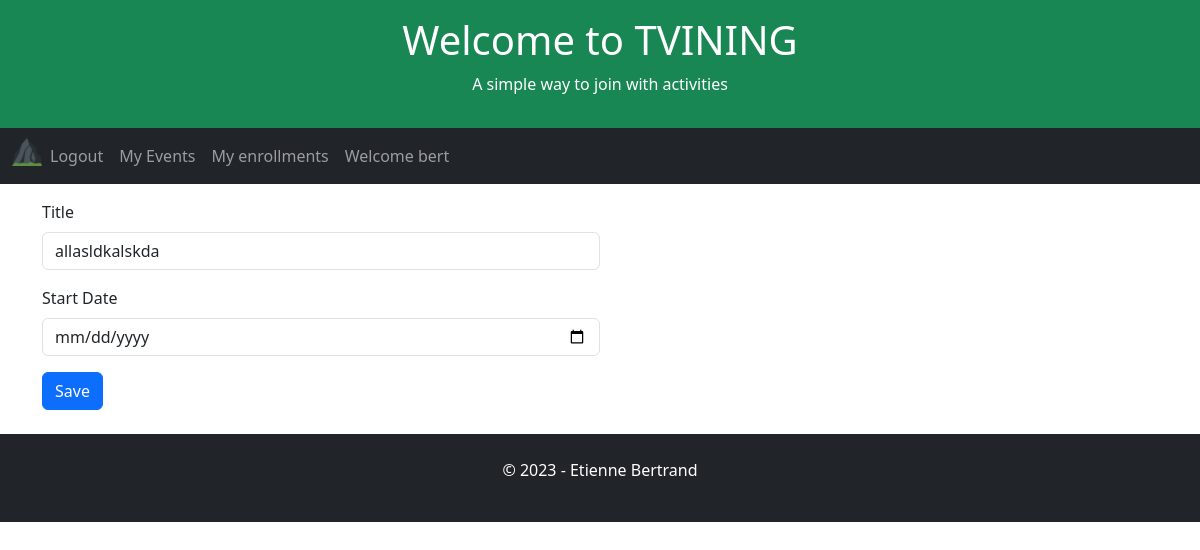
The app's page /event/25 (signed in), older data.
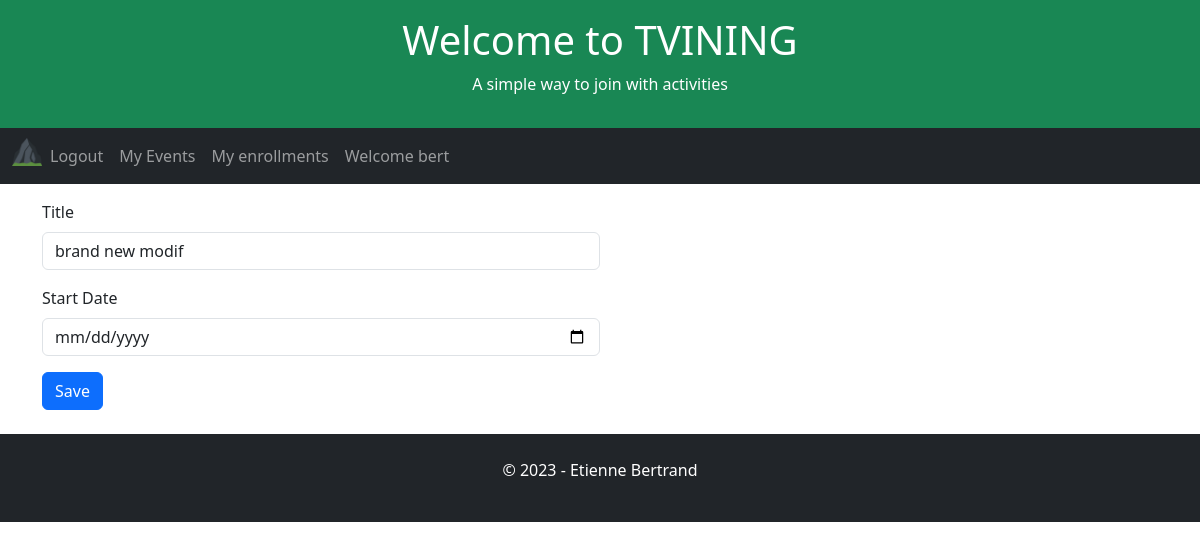
The same page, newer data.
### app/models.py (models this page shows, shortened)
class User(UserMixin, db.Model):
    id = db.Column(db.Integer, primary_key=True)
    username = db.Column(db.String(64), index=True, unique=True)
    email = db.Column(db.String(120), index=True, unique=True)
    password_hash = db.Column(db.String(128))

class Event(db.Model):
    id = db.Column(db.Integer, primary_key=True)
    user_id = db.Column(db.Integer, db.ForeignKey('user.id', name='fk_event_user'), nullable=False)
    title = db.Column(db.String(255), nullable=False)
    date = db.Column(db.DateTime, index=True, default=datetime.utcnow)

### app/routes.py (the view)
@app.route('/event', methods=['POST', 'GET'])
@app.route('/event/<event_id>', methods=['POST', 'GET'])
@login_required
def event(event_id=0):
    global appName, appSlogan, appTitle, db
    form = EventForm()
    form_data = request.form
    print(request)
    if request.method == 'POST':
        if event_id == 0 and form_data['eventMethod'] != 'delete':
            print('je insert')
            new_event = Event(title=form.title.data, date=form.date.data, user_id=current_user.id)
            db.session.add(new_event)
            db.session.commit()
            flash('Event created successfully!', 'success')
            return redirect('/user-events')
        elif form_data['eventMethod'] == 'delete':
            print('je delete')
            event_id_to_delete = form_data['theEventId']
            event_to_delete = Event.query.filter(Event.id == event_id_to_delete).first()
            db.session.delete(event_to_delete)
            db.session.commit()
            enrollments_to_delete = Enrollment.query.filter(Enrollment.event_id == event_id_to_delete ).all()
            for enrollment in enrollments_to_delete:
                db.session.delete(enrollment)
                db.session.delete(event_to_delete)
                db.session.commit()
            return redirect('/user-events')
        elif event_id != 0:
            print('je update')
            form = Event.query.get(event_id)
            print(request.form)
            form.title = (request.form['title'])
            form.date = datetime.strptime('2023-10-23','%Y-%m-%d')
            print(request.form['title'])
            db.session.commit()
            return redirect('/user-events')
    elif request.method == 'GET':
        if event_id == 0:
            print('je get ajout')
        else:
            print('je get update' + str(event_id))
            currentEvent = db.session.query(
            Event.user_id,
            Event.id,
            Event.date,
            Event.title,
            ).filter(
            Event.id == event_id
            ).first()
            form.title.data = currentEvent.title
            print(currentEvent)
        return render_template('event.html',appName=appName, appTitle=appTitle, appSlogan=appSlogan, form=form)

### app/forms.py
class EventForm(FlaskForm):
    title = StringField('Title', validators=[DataRequired()])
    date = DateField('Start Date', format='%m/%d/%Y', validators=(validators.Optional(),))
    submit = SubmitField('Created')

### app/models.py (called while the page is built)
@login.user_loader
def load_user(id):
    return User.query.get(int(id))

### app/templates/event.html (shortened to what this page needs)
{% extends "home.html" %}
{% block content %}
<form action="" method="post">
    <div class="mb-3 mt-3 w-50">
        {{ form.title.label(class_='form-label') }}
        {{ form.title(size=32, class_='form-control', placeholder='Enter title') }}
    </div>
    <div class="mb-3 mt-3 w-50">
        {{ form.date.label(class_='form-label') }}
        {{ form.date(size=32, class_='form-control', placeholder='Enter date') }}
    </div>
    <button type="submit" name="submit" class="btn btn-primary" value="Sign In">Save</button>
</form>
{% endblock %}

### app/templates/home.html (shortened to what this page needs)
<!DOCTYPE html>
<html lang="en">
<head>
    <link href="https://cdn.jsdelivr.net/npm/bootstrap@5.3.2/dist/css/bootstrap.min.css" rel="stylesheet">
</head>
<body>
    <div class="p-3 bg-success text-white text-center">
    {% if appTitle %}
        <h1>{{ appTitle }}</h1>
        {% else %}
        <h1>hard coded appTitle xyz</h1>
    {% endif %}
    {% if appSlogan %}
        <p>{{ appSlogan }}</p>
        {% else %}
        <p>hard coded appSlogan xyz</p>
    {% endif %}
    </div>
    <nav class="navbar navbar-expand-lg bg-dark navbar-dark">
        <div class="container-fluid">
            <div class="collapse navbar-collapse" id="navbarNav">
            <ul class="navbar-nav">
                <li class="nav-item">
                    <a class="nav-brand" href="{{ url_for('index') }}">
                        <img src="{{ url_for('static', filename='/favicon_io/favicon-32x32.png') }}" width="30" height="30" alt="">
                    </a>
                </li>
                {% if current_user.is_anonymous %}
                <li class="nav-item">
                <a class="nav-link" href="{{ url_for('login') }}">Login</a>
                </li>
                <li class="nav-item">
                    <a class="nav-link" href="{{ url_for('register') }}">Subscribe</a>
                </li>
                {% else %}
                <li class="nav-item">
                    <a class="nav-link" href="{{ url_for('logout') }}">Logout</a>
                </li>
                <li class="nav-item">
                    <a class="nav-link" href="{{ url_for('userEvents') }}">My Events</a>
                </li>
                <li class="nav-item">
                    <a class="nav-link" href="{{ url_for('userEnrollments') }}">My enrollments</a>
                </li>
                <li class="nav-item">
                    <a class="nav-link" href="{{ url_for('index') }}">Welcome {{ current_user.username }}</a>
                </li>
                {% endif %}
            </ul>
            </div>
        </div>
    </nav>
    <div class="container">
        {% block content %}{% endblock %}
    </div>
    <div class="mt-4 p-4 bg-dark text-white text-center">
    <p>© 2023 - Etienne Bertrand</p>
    </div>
</body>
</html>

Row changes from the older to the newer data that the page shows:
changed Event: title "allasldkalskda" → "brand new modif"
